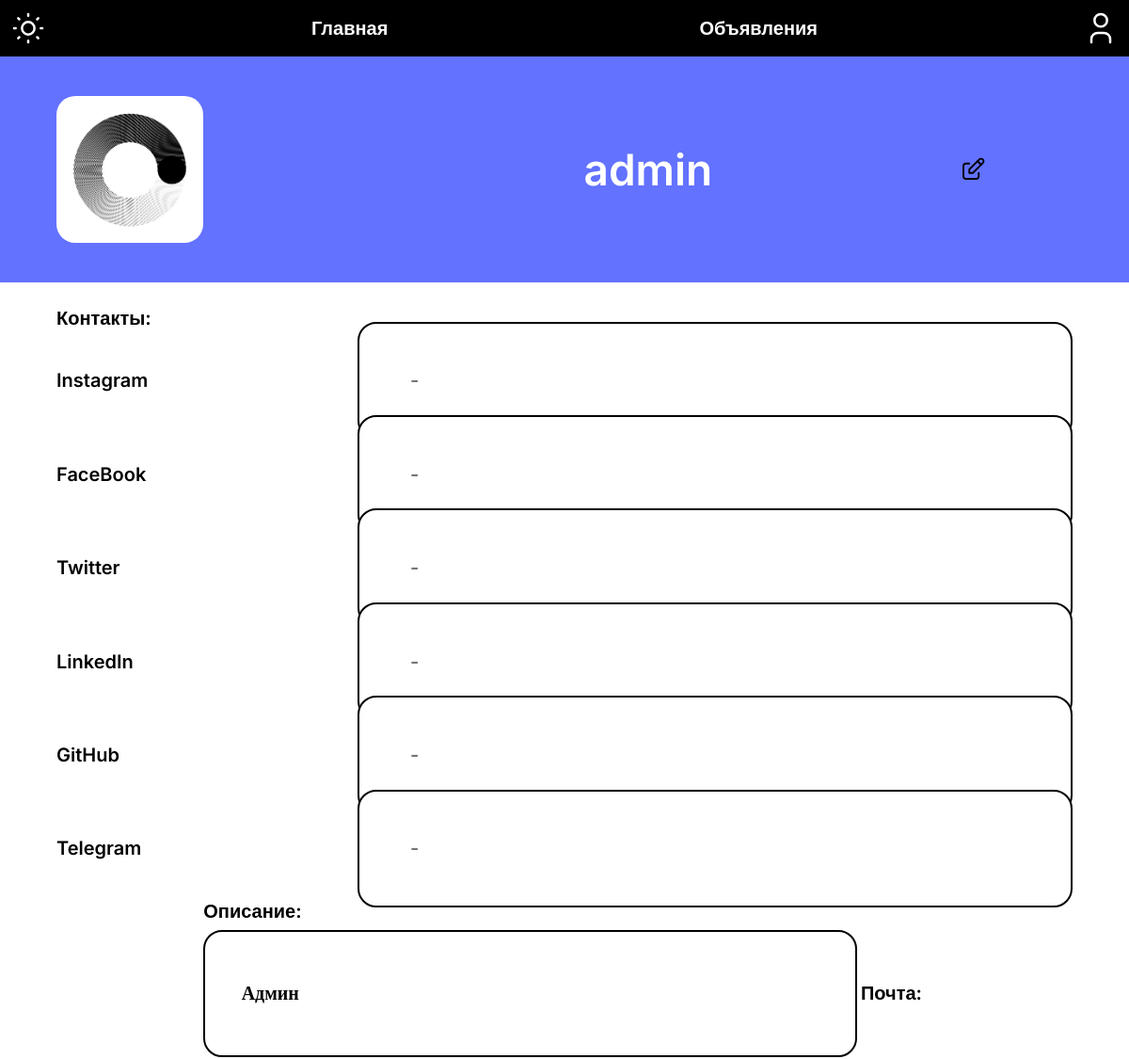
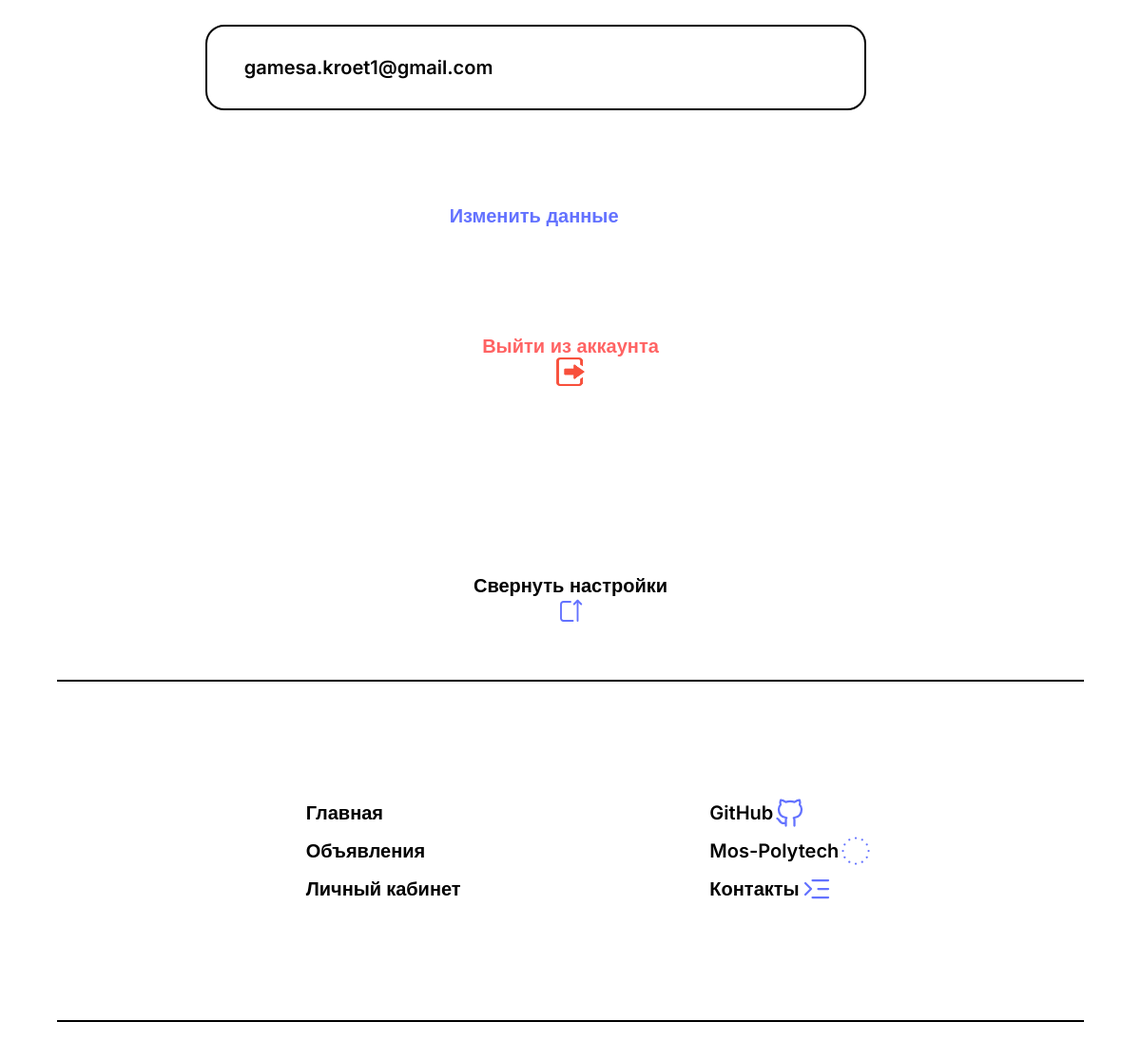
Page /profile/ (signed in) on the committed database (2 pictures, top to bottom).
### accounts/models.py (models this page shows)
class CustomUser(AbstractUser):
    email = models.EmailField('Почта', max_length=50)
    first_name = models.CharField('Имя', max_length=50)
    last_name = models.CharField('Фамилия', max_length=50)
    skills = models.CharField('Навыки', max_length=100)
    bboards = models.ManyToManyField('bboard.BBoard', blank=True, null=True)

### bboard/views.py (the view)
# urls.py: path('profile/', profile, name = 'profile'),
def profile(request):
    user = request.user
    context = {'user':user}
    return render(request, 'bboard/profile.html', context)

### bboard/templates/bboard/profile.html (shortened to what this page needs)
{% load static %}
<!DOCTYPE html>
<html lang="en">
<head>
    <link rel="stylesheet" href="{% static 'bboard/style.css' %}">
    <link rel="stylesheet" href="{% static 'bboard/profile.css' %}">
</head>
<div class="header" id="header">
    <div class="header__wrapper">
        <a href="{% url 'index' %}" class="header-nav-ref">Главная</a>
        <a href="{% url 'index' %}" class="header-nav-ref">Объявления</a>
        <a href="{% url 'profile' %}" style="right: 10px; position: absolute; display: block; height: calc(var(--index-scale) * 2) ; width: calc(var(--index-scale) * 2);">
        </a>
        <button id="button-switcher-press" onclick="ThemeSwitch()" style="background-color: black; border: none; left: 10px; position: absolute; display: block; height: calc(var(--index-scale) * 2) ; width: calc(var(--index-scale) * 2);">
            <div id="condition-active" style="position: absolute; top: 0; width: 100%; height: 100%; left: 0; transition: .5s;">
            </div>
        </button>
    </div>
</div>
<section class="profile__settings" id = 'settings'>
    <div class="profile__settings__head">
        <div style="height: 65%; width: 33.33%; margin-left: 5%;">
            <div style="height: 100%; width: 100%; display: flex; align-items: center;">
                <img src="{% static 'bboard/mos-polytech.jpg' %}" style="height: calc(var(--index-scale) * 9); max-height: 100%; border-radius: 20px;" alt="">
            </div>
        </div>
        <div style="height: 80%; width: 66.66%; margin-right: 5%; display: flex; align-items: center;">
            <form action="{% url 'newname' %}" method='post' style="width: 100%; height: 100%;  display: flex; align-items: center; justify-content: center;">
            <p id = "profile-name" style="font-size: var(--font-large); color: white;">{{ user.username }}</p>
            </form>
            <button class="textbtn" id = "editname-btn" onclick="EditName()"
            style="--color-background: var(--color-blue-embient);
            --color-basic-text: var(--color-blue-embient);
            --color-hover-text: rgb(0, 0, 0);
            display: flex; justify-content: center; align-items: center;">
            <img class= "btn-img" src="{% static 'bboard/edit-pen-black.svg' %}" alt="" style="height: 30px;">
            </button>
        </div>
    </div>
    <div class="profile__settings_body" id = "settings-body">
        <div class="container__body" style="margin-bottom: 0; margin-top: 0; height: 90vh;">
            <div class="settings-horizontal-wrapper" style = "height: 80vh; float: right; display: flex; flex-direction: column; justify-content: space-evenly;">
                <label for="" style="color: var(--color-secondary);font-size: var(--font-small);">Контакты:</label>
                <div style="height: 14%; display: flex; align-items: center; justify-content: space-between;">
                    <label for="" style="color: var(--color-secondary);font-size: var(--font-small);">Instagram</label>
                    <input class="input__bar" name="instagram" type="text" placeholder="-" spellcheck="false" style="height: 15%; width: 60%;"></input>
                </div>
                <div style="height: 14%; display: flex; align-items: center; justify-content: space-between;">
                    <label for="" style="color: var(--color-secondary);font-size: var(--font-small);">FaceBook</label>
                    <input class="input__bar" name="facebook" type="text" placeholder="-" spellcheck="false" style="height: 15%; width: 60%;"></input>
                </div>
                <div style="height: 14%; display: flex; align-items: center; justify-content: space-between;">
                    <label for="" style="color: var(--color-secondary);font-size: var(--font-small);">Twitter</label>
                    <input class="input__bar" name="twitter"type="text" placeholder="-" spellcheck="false" style="height: 15%; width: 60%;"></input>
                </div>
                <div style="height: 14%; display: flex; align-items: center; justify-content: space-between;">
                    <label for="" style="color: var(--color-secondary);font-size: var(--font-small);">LinkedIn</label>
                    <input class="input__bar" name="linkedin" type="text" placeholder="-" spellcheck="false" style="height: 15%; width: 60%;"></input>
                </div>
                <div style="height: 14%; display: flex; align-items: center; justify-content: space-between;">
                    <label for="" style="color: var(--color-secondary);font-size: var(--font-small);">GitHub</label>
                    <input class="input__bar" name="github" type="text" placeholder="-" spellcheck="false" style="height: 15%; width: 60%;"></input>
                </div>
                <div style="height: 14%; display: flex; align-items: center; justify-content: space-between;">
                    <label for="" style="color: var(--color-secondary);font-size: var(--font-small);">Telegram</label>
                    <input class="input__bar" name="telegram" type="text" placeholder="-" spellcheck="false" style="height: 15%; width: 60%;"></input>
                </div>
            </div>
            <div class="settings-horizontal-wrapper" style = "height: 80vh; display: flex; flex-direction: column; justify-content: space-evenly; --align-condition: center;">
                <form action="{% url 'editeinf' %}" method="post" style="height: 100%;">
                <label style="color: var(--color-secondary); font-size: var(--font-small); ">Описание: </label>
                <input class="input__bar" type="text" name="description" placeholder="Пару слов о себе" value="{{ user.skills }}" spellcheck="true" style="height: 12%; width: 80%; margin-top: 1%; margin-bottom: 20px;"></input>
                <label style="color: var(--color-secondary); font-size: var(--font-small); ">Почта: </label>
                <input class="input__bar" type="text" name="email" placeholder="Ваша почта" value="{{ user.email }}" spellcheck="false" style="height: 2%; width: 80%; margin-top: 1%; margin-bottom: 20px;"></input>
                {% if user.is_authenticated %}
                <div style="height: 40%; width: 90%; display: flex; flex-direction: column; justify-content: center;">
                    <button class="textbtn" type="submit" style="height: 33.33%; align-self: center;
                    --color-basic-text: var(--color-blue-embient);
                    --color-hover-text: var(--color-blue-embient);
                    --hover-underline: underline;
                    display: flex; flex-direction: column; justify-content: center; align-items: center;">
                    Изменить данные
                    </button>
                </div>
                {% endif %}
                </form>
                <div style="height: 40%; width: 90%; display: flex; flex-direction: column; justify-content: center;">
                    {% if user.is_authenticated %}
                        <form action="{% url 'logout' %}" method="post" style="width: 100%; height: 100%;  display: flex; align-items: center; justify-content: center;">
                        <button class="textbtn" type="submit" name="logout" style="height: 33.33%; align-self: center;
                        --color-basic-text: #FF6363;
                        --color-hover-text: #FF6363;
                        --hover-underline: underline;
                        display: flex; flex-direction: column; justify-content: center; align-items: center;">
                        Выйти из аккаунта
                        <img src="{% static 'bboard/logout.png' %}" alt="" style="height: 30px; width: 30px;">
                        </button>
                        </form>
                    {% endif %}
                </div>
            </div>
                <div style="width: 100%; height: 10vh; display: flex; justify-content: center; align-items: center;">
                    <input class ="textbtn" type="submit" value="" style="width: 50%;
                    height: 100%; align-self: center;
                    --color-basic-text: var(--color-secondary);
                    --color-hover-text: var(--color-blue-embient);
                    --hover-underline: underline">
                </div>
        </div>
    </div>
    <div class="profile__settings__extractor">
        <button class="textbtn" onclick = "closeUpSettings(this)"
        style="height: 100%; align-self: center;
        --color-basic-text: var(--color-secondary);
        --color-hover-text: var(--color-blue-embient);
        display: flex; flex-direction: column; justify-content: center; align-items: center;">
        Свернуть настройки
        <img src="{% static 'bboard/window-up.svg' %}" alt="" style="height: 30px; width: 30px;">
        </button>
    </div>
</section>
<section class="footer">
    <div class="container" style="width:90%; height: 100%; display: flex; flex-direction: column; align-items: center; justify-content: center;">
        <div style="position: relative; top: 20px; height: 2px; width: 100%; background-color: var(--color-secondary);"> </div>
        <div class="footer__wrapper">
            <div>
                <ul class="footer-list-nav">
                    <li> <a href="" class="footer-list-nav-ref">Главная</a> </li>
                    <li> <a href="" class="footer-list-nav-ref">Объявления</a> </li>
                    <li> <a href="" class="footer-list-nav-ref">Личный кабинет</a> </li>
                </ul>
            </div>
            <div>
                <ul class="footer-list-nav">
                    <li>
                        <div style="display: flex; align-items: center;">
                            <a href="" class="footer-list-nav-ref">GitHub</a>
                        </div>
                    </li>
                    <li>
                        <div style="display: flex; align-items: center;">
                            <a href="" class="footer-list-nav-ref">Mos-Polytech</a>
                        </div>
                    </li>
                    <li>
                        <div style="display: flex; align-items: center;">
                            <a href="" class="footer-list-nav-ref"> Контакты</a>
                        </div>
                    </li>
                </ul>
            </div>
        </div>
        <div style="position: relative; bottom : 20px; height: 2px; width: 100%; background-color: var(--color-secondary);"> </div>
    </div>
</section>
<body class="body">
</body>
</html>

### bboard/static/bboard/style.css (style rules this page uses)
.body { margin: 0 auto; font-family: 'Inter', sans-serif; font-weight: 600; background-color: var(--color-first); }
:root { --index-scale: calc(1vw + 1vh); --index-scale-horizon: calc(1vw / 1vh); --font-large: calc(var(--index-scale) * 2.3); --font-big: calc(var(--index-scale) * 1.8); --font-medium: calc(var(--index-scale) * 1.5); --font-small: calc(var(--index-scale) * 1); --font-tiny: calc(var(--index-scale) * 0.6); --color-blue-embient: #6372FF; --color-grey-embient: rgb(87, 87, 87); --color-black-embient: rgb(172, 172, 172); --color-first: rgb(255, 255, 255); --color-secondary: rgb(0, 0, 0); --color-rigid: var(--color-grey-embient); --border-width: calc(var(--index-scale) * 0.1); }
.container { margin-left: 5%; margin-right: 5%; }
.container__body { margin: 5%; height: 90%; width: 90%; }
.textbtn { --color-basic-text: white; --color-hover-text: black; --color-background: var(--color-first) --hover-underline: none; display: block; height: calc(var(--index-scale) * 3); width: calc(var(--index-scale) * 12); border-radius: 30px; font-weight: 600; color: var(--color-basic-text); background-color: var(--color-background); font-size: var(--font-small); border: none; transition: .1s; transition-property: color; }
.input__bar { font-family:'Inter'; font-weight: 600; padding: 5%; font-size: var(--font-small); border: var(--border-width) solid #000000; border-radius: 20px; outline: none; resize: none; }
.header { position:-webkit-sticky; margin: 0; top:0; z-index: 10; width: 100%; height: calc(var(--index-scale) * 3); background-color: black; }
.header__wrapper { width: 100%; height: 100%; display: flex; align-items: center; text-align: center; justify-content: space-evenly; }
.header-nav-ref { text-align: center; font-size: var(--font-small); margin: 0; color: white; text-decoration: none; transition: .5s; }
.footer { width: 100%; height: 400px; background-color: var(--color-first); }
.footer__wrapper { width: 100%; height: 300px; display: flex; align-items: center; justify-content: space-evenly; margin-bottom: 50px; margin-top: 50px; }
.footer-list-nav { list-style: none; line-height: 2; }
.footer-list-nav-ref { font-size: var(--font-small); color: var(--color-secondary); text-decoration: none; transition: .5s; }

### bboard/static/bboard/profile.css (style rules this page uses)
:root { --settings-height: 140vh; --settings-body-height: 90vh; }
.profile__settings { margin: 0; background-color: var(--color-first); height: var(--settings-height); transition: .2s; }
@media (max-width: 1300px) { .profile__settings { --settings-height: 220vh; } }
.profile__settings__head { height: 30vh; width: 100%; background-color: var(--color-blue-embient); display: flex; align-items: center; }
.profile__settings_body { margin-top: 2vh; height: var(--settings-body-height); width: 100%; overflow: hidden; transition: .2s; }
@media (max-width: 1300px) { .profile__settings_body { --settings-body-height: 170vh; } }
.settings-horizontal-wrapper { width: 50%; --align-condition: none; }
@media (max-width: 1300px) { .settings-horizontal-wrapper { width: 100%; align-items: var(--align-condition); } }
.profile__settings__extractor { height: 20vh; width: 100%; display: flex; align-items: center; justify-content: center; }

### rows in the picture
CustomUser: username "admin", description "Админ", email "gamesa.kroet1@gmail.com"
